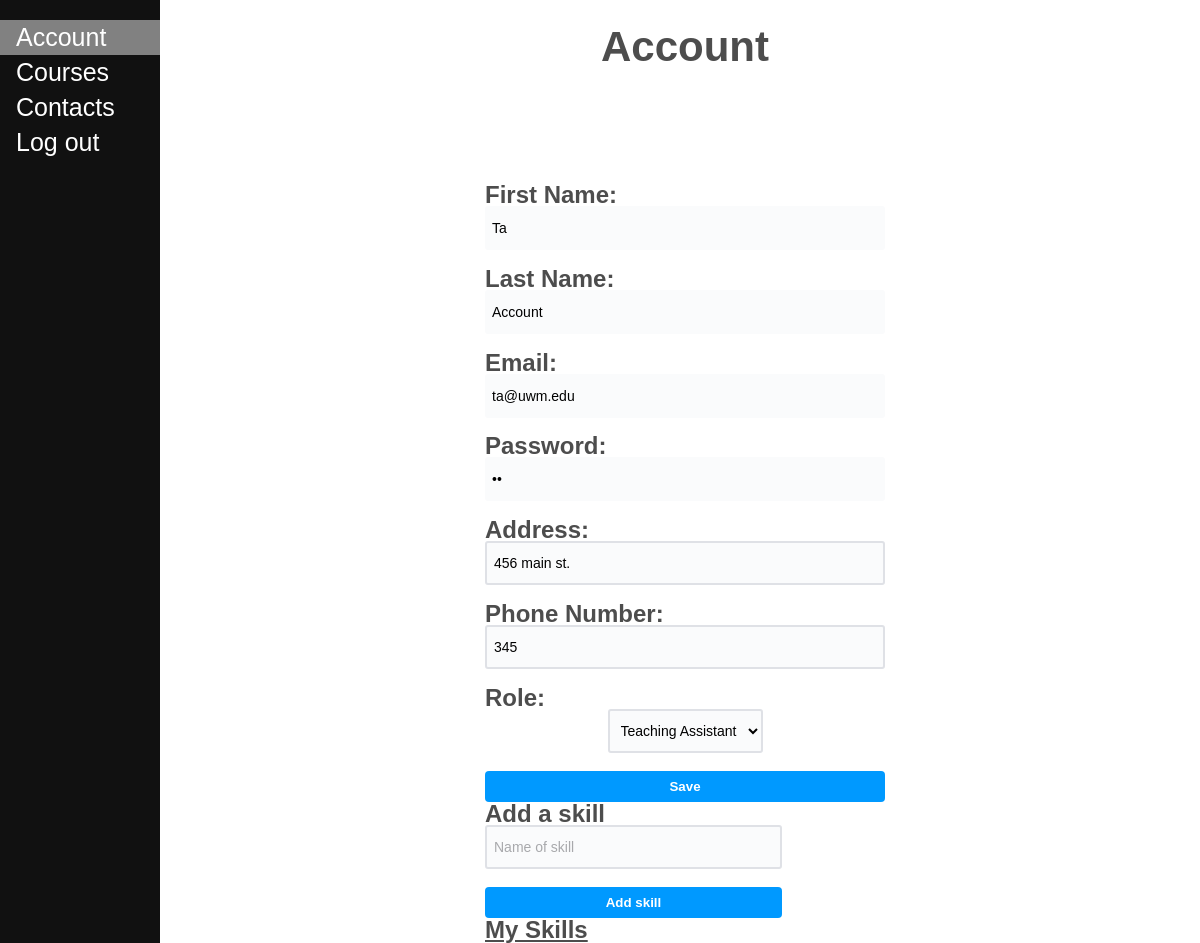
The app's page /account/ (signed in), older data.
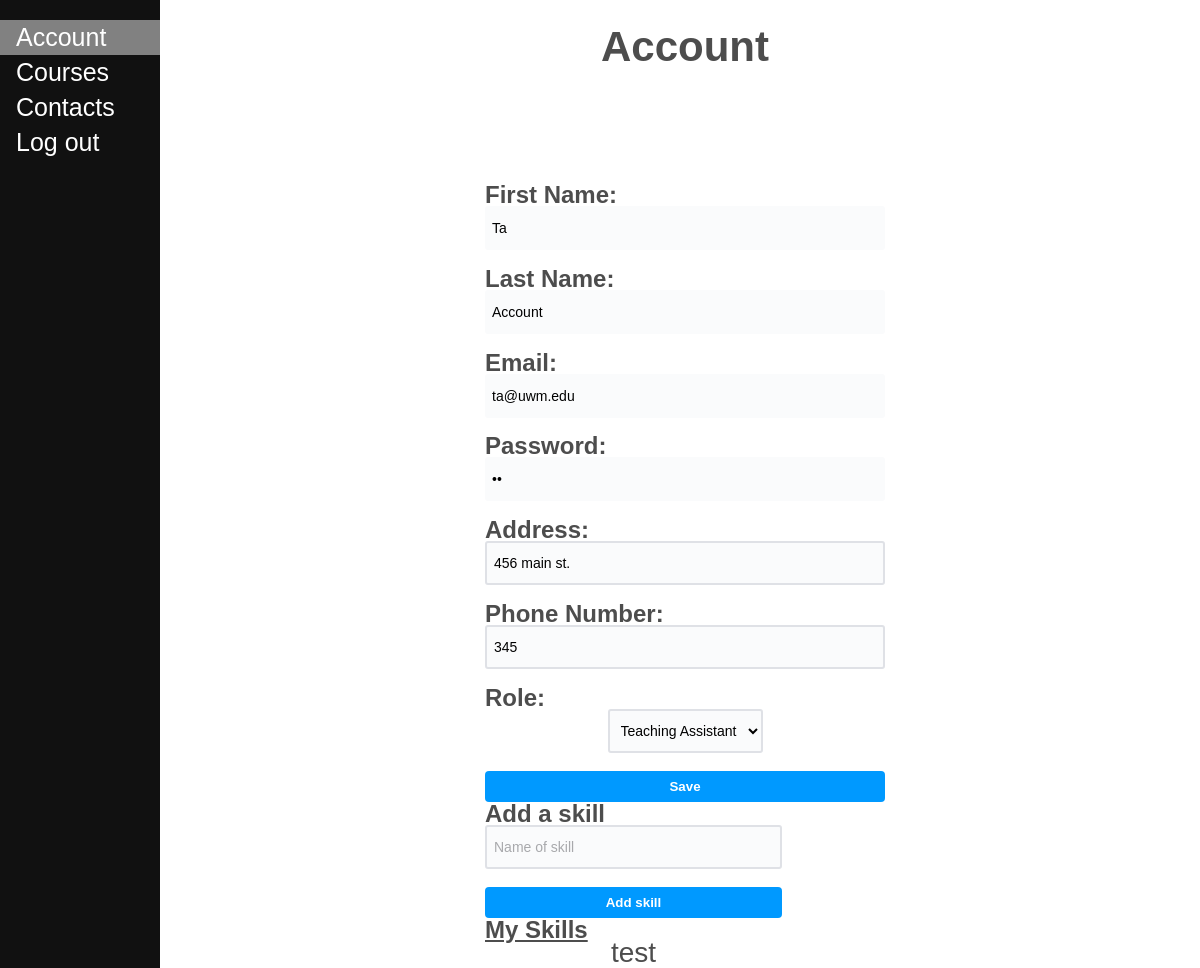
The same page, newer data.
### ourapp/models.py (models this page shows, shortened)
class MyUser(models.Model):
    first_name = models.CharField(max_length=100, default=None)
    last_name = models.CharField(max_length=100, default=None)
    password = models.CharField(max_length=100, default=None)
    address = models.CharField(max_length=100, default=None)
    email = models.EmailField(default=None)
    phone_number = models.CharField(max_length=15, default=None)
    role = models.CharField(max_length=100, default=None, choices=Role.choices)
    skills = models.ManyToManyField(Skill, default=None, blank=True)

class Skill(models.Model):
    name = models.CharField(max_length=200, default=None)

### ourapp/views.py (the view, shortened to what this page needs)
# urls.py: path('account/', views.CreateAccounts.as_view(), name='account'),
class CreateAccounts(View):
    def get(self, request):
        ValidSession = validate_session(request)
        if not ValidSession:
            return redirect("/")
        request.session['submitted'] = False
        accounts = MyUser.objects.all()
        email = request.session['name']
        user = get_user(email)
        skills = user.skills.all()
        return render(request, "account.html", {"accounts": accounts, "skills": skills})

### ourapp/helper_methods.py (called while the page is built)
def validate_session(request):
    try:
        key = request.session['name']
    except:
        return False
    return True

def get_user(email):
    if valid_email_format(email) != "Valid":
        raise TypeError("The get_user() function requires a valid email to be used as input")
    try:
        u = MyUser.objects.get(email__iexact=email)
        return u
    except:
        return None

def valid_email_format(email):
    if "@" not in email:
        return "Email does not contain @."
    elif ' ' in email:
        return "Email should not contain a space."
    else:
        return "Valid"

### ourapp/templates/account.html (shortened to what this page needs)
<!DOCTYPE html>
<html lang="en">
<head>
    {% load static %}
    <link rel="stylesheet" href="{% static 'styles.css' %}">
</head>
<body>
    <div class="sidenav">
        <a href="/account/" class="current">Account</a>
        <a href="/course/">Courses</a>
        <a href="/contacts/">Contacts</a>
        <a href="/">Log out</a>
    </div>
    <div class="main">
        <section>
            <h2>Account</h2>
            <div class="container accountInfo">
                {% for i in accounts %}
                    {% if i.email == request.session.name %}
                        <form action="/account/" method="post"> {% csrf_token %}
                            <h1 class="accLabel">First Name: </h1>
                            <input class="form-field noBord" type="text" value="{{ i.first_name }}" placeholder="First Name" name="first_name" readonly>
                            <h1 class="accLabel">Last Name: </h1>
                            <input class="form-field noBord" type="text" value="{{ i.last_name }}" placeholder="Last Name" name="last_name" readonly>
                            <h1 class="accLabel">Email: </h1>
                            <input class="form-field noBord" type="text" value="{{ i.email }}" placeholder="Email" name="email" readonly>
                            <h1 class="accLabel">Password: </h1>
                            <input class="form-field noBord" type="password" value="{{ i.password }}" placeholder="Password" name="password" readonly>
                            <h1 class="accLabel">Address: </h1>
                            <input class="form-field" type="text" value="{{ i.address }}" placeholder="Address" name="address" required>
                            <h1 class="accLabel">Phone Number: </h1>
                            <input class="form-field" type="text" value="{{ i.phone_number }}" placeholder="Phone Number" name="phone_number" required>
                            <h1 class="accLabel">Role: </h1>
                            <select class="form-field selector" name="role" >
                                {% if i.role == "supervisor" %}
                                    <option value="supervisor" selected>Supervisor</option>
                                    <option value="instructor" disabled>Instructor</option>
                                    <option value="ta" disabled>Teaching Assistant</option>
                                {% elif i.role == "instructor" %}
                                    <option value="supervisor" disabled>Supervisor</option>
                                    <option value="instructor" selected>Instructor</option>
                                    <option value="ta" disabled>Teaching Assistant</option>
                                {% else %}
                                    <option value="ta" selected>Teaching Assistant</option>
                                {% endif %}
                            </select>
                            <button type="submit" name="create_butt" class="subButt">Save</button>
                        </form>
                        {% if request.session.role == 'ta' %}
                            <div class="skiList">
                                <form style = "float:right" action="/account/" method="post"> {% csrf_token %}
                                    <h1 class="accLabel">Add a skill </h1>
                                    <input class="form-field" type="text" placeholder="Name of skill" name="skill" required>
                                    <button type="submit" name="add_skill" class="subButt">Add skill</button>
                                </form>
                                    <br><br>
                                    <h1 class="accLabel"><u>My Skills</u></h1>
                                    {% for s in skills %}
                                        {{ s.name }}
                                    {% endfor %}
                                {% endif %}
                            </div>
                    {% endif %}
                {% endfor %}
            </div>
        </section>
    </div>
</body>
</html>

Row changes from the older to the newer data that the page shows:
added Skill: name "test"
